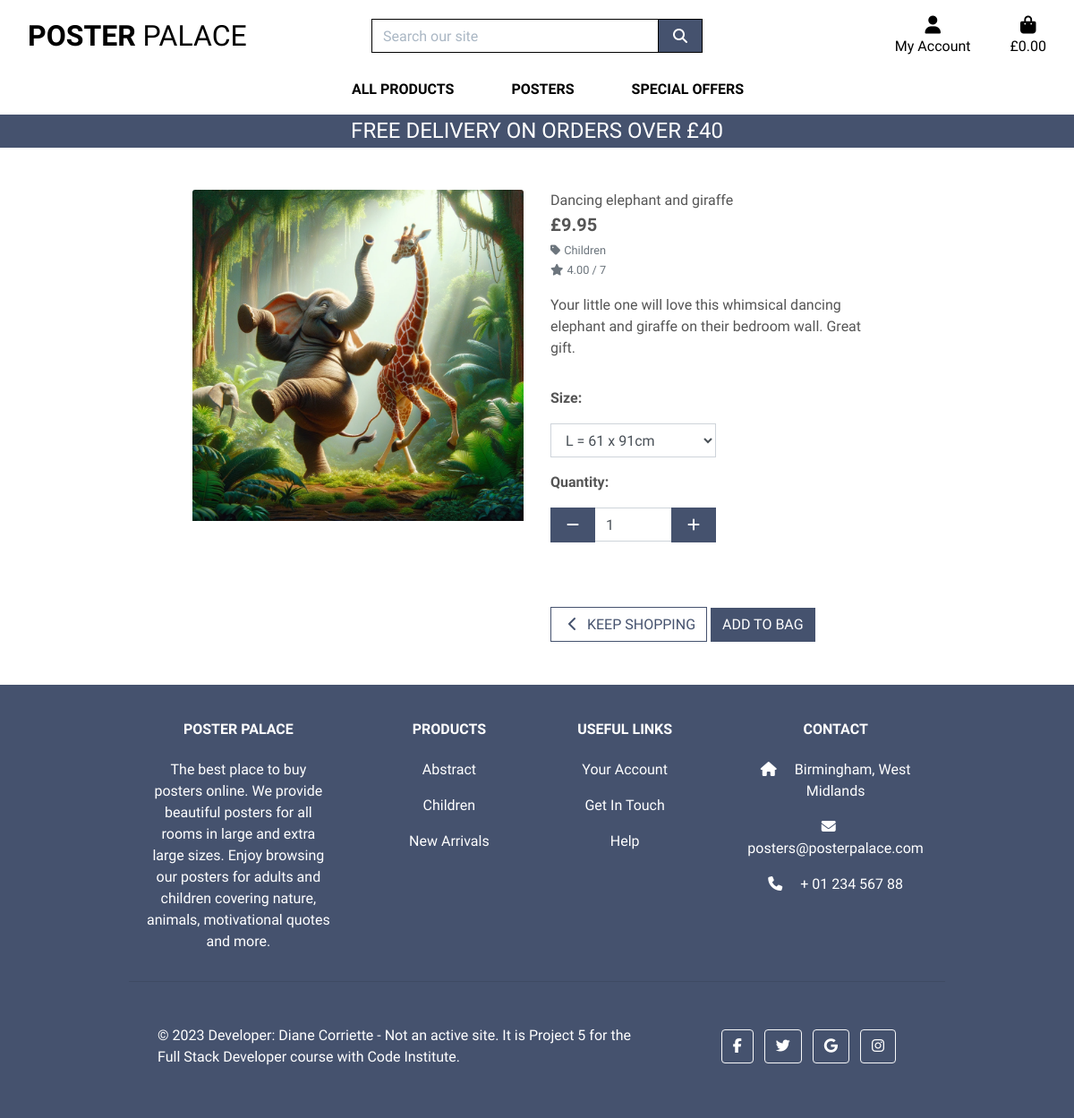
The app's page /products/5/, older data.
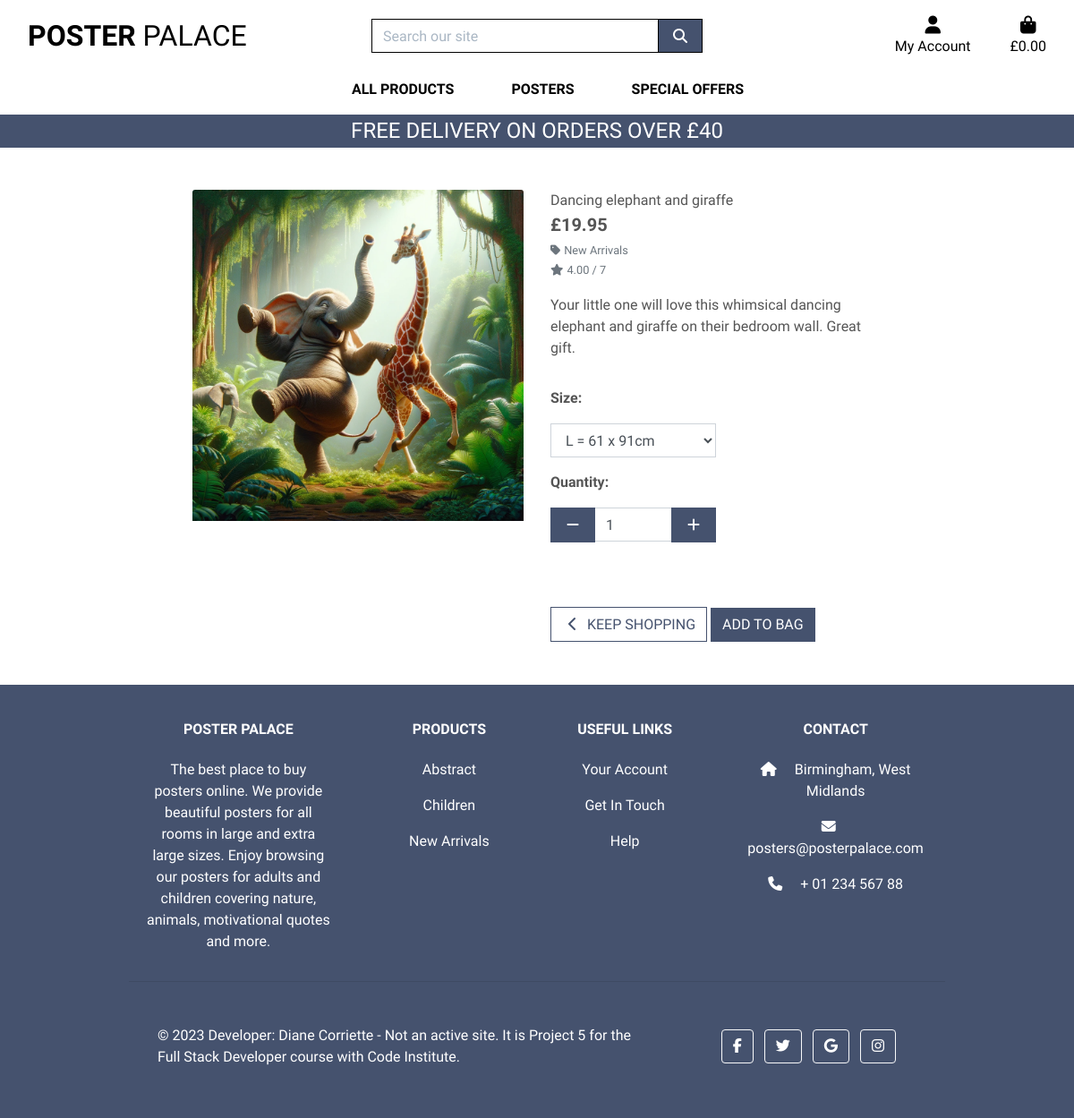
The same page, newer data.
### products/models.py (models this page shows, shortened)
class Product(models.Model):
    sku = models.CharField(max_length=15,
                           default=get_random_string,
                           null=True, blank=True)
    name = models.CharField(max_length=200)
    slug = models.SlugField(max_length=200, unique=True)
    image = models.ImageField(null=True, blank=True)
    description = models.TextField(blank=True)
    sizes = models.BooleanField(default=False, null=True, blank=True)
    price = models.DecimalField(default=9.95, max_digits=8, decimal_places=2)
    category = models.ForeignKey('Category', null=True,
                                 blank=True, on_delete=models.SET_NULL)
    available = models.BooleanField(default=True)
    rating = models.DecimalField(max_digits=7, decimal_places=2,
                                 null=True, blank=True)
    created = models.DateTimeField(auto_now_add=True)
    updated = models.DateTimeField(auto_now=True)

class Category(models.Model):
    name = models.CharField(max_length=200)
    slug = models.SlugField(max_length=200,
                            unique=True, null=True, blank=True)
    friendly_name = models.CharField(max_length=200, null=True, blank=True)
    class Meta:
        ordering = ['name']
        verbose_name = 'category'
        verbose_name_plural = 'categories'

### products/views.py (the view)
# urls.py: path('<int:product_id>/', views.product_detail, name='product_detail'),
def product_detail(request, product_id):
    product = get_object_or_404(Product, pk=product_id)
    context = {
        'product': product,
    }
    return render(request, 'products/product_detail.html', context)

### bag/contexts.py (called while the page is built, shortened)
def bag_contents(request):
    bag_items = []
    total = 0
    product_count = 0
    bag = request.session.get('bag', {})
    if total < settings.FREE_DELIVERY_THRESHOLD:
        delivery = total * Decimal(settings.STANDARD_DELIVERY_PERCENTAGE / 100)
        free_delivery_delta = settings.FREE_DELIVERY_THRESHOLD - total
    else:
        delivery = 0
        free_delivery_delta = 0
    grand_total = delivery + total
    context = {
        'bag_items': bag_items,
        'total': total,
        'product_count': product_count,
        'delivery': delivery,
        'free_delivery_delta': free_delivery_delta,
        'free_delivery_threshold': settings.FREE_DELIVERY_THRESHOLD,
        'grand_total': grand_total,
    }
    return context

### products/templates/products/product_detail.html (shortened to what this page needs)
{% extends "base.html" %}
{% load static %}
{% block page_header %}
    <div class="container header-container">
    </div>
{% endblock %}
{% block content %}
    <div class="overlay"></div>
    <div class="container-fluid">
        <div class="row">
            <div class="col-12 col-md-6 col-lg-4 offset-lg-2">
                <div class="image-container my-5">
                    {% if product.image %}
                        <a href="{{ product.image.url }}" target="_blank">
                            <img class="card-img-top img-fluid" src="{{ product.image.url }}" alt="{{ product.name }}">
                        </a>
                        {% else %}
                        <a href="">
                            <img class="card-img-top img-fluid" src="{{ MEDIA_URL }}noimage.png" alt="{{ product.name }}">
                        </a>
                    {% endif %}
                </div>
            </div>
            <div class="col-12 col-md-6 col-lg-4">
                <div class="product-details-container mb-5 mt-md-5">
                    <p class="mb-0">{{ product.name }}</p>
                    <p class="lead mb-0 text-left font-weight-bold">&#163;{{ product.price }}</p>
                    {% if product.category %}
                    <p class="small mt-1 mb-0">
                        <a class="text-muted" href="{% url 'products' %}?category={{ product.category.name }}">
                            <i class="fas fa-tag mr-1"></i>{{ product.category.friendly_name }}
                        </a>
                    </p>
                    {% endif %}
                    {% if product.rating %}
                        <small class="text-muted"><i class="fas fa-star mr-1"></i>{{ product.rating }} / 7</small>
                    {% else %}
                        <small class="text-muted">No Rating</small>
                    {% endif %}
                    <p class="mt-3">{{ product.description }}</p>
                    <form class="form" action="{% url 'add_to_bag' product.id %}" method="POST">
                        <div class="form-row">
                            {% with product.sizes as s %}
                            {% if s %}
                                <div class="col-12">
                                    <p class="mt-3"><strong>Size:</strong></p>
                                    <select class="form-control rounded-0 w-50" name="product_size" id='id_product_size'>
                                        <option value="L">L = 61 x 91cm</option>
                                    </select>
                                </div>
                            {% endif %}
                            <div class="col-12">
                                <p class="mt-3"><strong>Quantity:</strong></p>
                                <div class="form-group w-50">
                                    <div class="input-group">
                                        <div class="input-group-prepend">
                                            <button class="decrement-qty btn btn-black rounded-0"
                                                data-item_id="{{ product.id }}" id="decrement-qty_{{ product.id }}">
                                                <span class="icon">
                                                    <i class="fas fa-minus"></i>
                                                </span>
                                            </button>
                                        </div>
                                        <input class="form-control qty_input" type="number"
                                            name="quantity" value="1" min="1" max="99"
                                            data-item_id="{{ product.id }}"
                                            id="id_qty_{{ product.id }}">
                                        <div class="input-group-append">
                                            <button class="increment-qty btn btn-black rounded-0"
                                                data-item_id="{{ product.id }}" id="increment-qty_{{ product.id }}">
                                                <span class="icon">
                                                    <i class="fas fa-plus"></i>
                                                </span>
                                            </button>
                                        </div>
                                    </div>
                                </div>
                            </div>
                            <div class="col{% if s %}-12 mt-2{% endif %}">
                                <a href="{% url 'products' %}" class="btn btn-outline-black rounded-0 mt-5">
                                    <span class="icon">
                                        <i class="fas fa-chevron-left"></i>
                                    </span>
                                    <span class="text-uppercase">Keep Shopping</span>
                                </a>
                                <input type="submit" class="btn btn-black rounded-0 text-uppercase mt-5" value="Add to Bag">
                            </div>
                            {% endwith %}
                        </div>
                    </form>
                </div>
            </div>
        </div>
    </div>
{% endblock %}

### templates/base.html (shortened to what this page needs)
{% load static %}
<!doctype html>
<html lang="en">
  <head>
    {% block corecss %}
        <link rel="stylesheet" href="https://stackpath.bootstrapcdn.com/bootstrap/4.4.1/css/bootstrap.min.css">
        <link rel="stylesheet" href="{% static 'css/style.css' %}">
        {% endblock %}
  </head>
  <body>
    <header class="container-fluid fixed-top">
      <div id="topnav" class="row bg-white pt-lg-2 d-none d-lg-flex">
          <div class="col-12 col-lg-4 my-auto py-1 py-lg-0 text-center text-lg-left">
              <a href="{% url 'home' %}" class="nav-link main-logo-link">
                  <h2 class="logo-font text-black my-0"><strong>Poster</strong> Palace</h2>
              </a>
          </div>
          <div class="col-12 col-lg-4 my-auto py-1 py-lg-0">
              <form method="GET" action="{% url 'products' %}">
                  <div class="input-group w-100">
                      <input class="form-control border border-black rounded-0" type="text" name="q" placeholder="Search our site">
                      <div class="input-group-append">
                          <button class="form-control btn btn-black border border-black rounded-0" type="submit">
                              <span class="icon">
                                  <i class="fas fa-search"></i>
                              </span>
                          </button>
                      </div>
                  </div>
              </form>
          </div>
          <div class="col-12 col-lg-4 my-auto py-1 py-lg-0">
            <ul class="list-inline list-unstyled text-center text-lg-right my-0">
                <li class="list-inline-item dropdown">
                    <a class="text-black nav-link" href="#" id="user-options" data-toggle="dropdown" aria-haspopup="true" aria-expanded="false">
                        <div class="text-center">
                            <div><i class="fas fa-user fa-lg"></i></div>
                            <p class="my-0">My Account</p>
                        </div>
                    </a>
                </li>
                  <li class="list-inline-item">
                    <a class="{% if grand_total %}text-info font-weight-bold{% else %}text-black{% endif %} nav-link" href="{% url 'view_bag' %}">
                          <div class="text-center">
                              <div><i class="fas fa-shopping-bag fa-lg"></i></div>
                              <p class="my-0">
                                  {% if grand_total %}
                                  &#163;{{ grand_total|floatformat:2 }}
                                  {% else %}
                                  &#163;0.00
                                  {% endif %}
                              </p>
                          </div>
                      </a>
                  </li>
              </ul>
          </div>
      </div>
      <div class="row bg-white">
        <nav class="navbar navbar-expand-lg navbar-light w-100">
            {% include 'includes/main-nav.html' %}
        </nav>
    </div>
    <div id="delivery-banner" class="row text-center">
        <div class="col text-white" style="background-color: #45526e">
            <h4 class="logo-font my-1">Free delivery on orders over &#163;{{ free_delivery_threshold }}</h4>
        </div>
    </div>
  </header>
{% block page_header %}
{% endblock %}
{% block content %}
{% endblock %}
{% include 'includes/main-footer.html' %}
  </body>
</html>

### templates/includes/main-nav.html (shortened to what this page needs)
<div class="collapse navbar-collapse" id="main-nav">
    <ul class="navbar-nav w-auto mx-auto">
        <li class="nav-item dropdown">
            <a class="logo-font font-weight-bold nav-link text-black mr-5" href="#" id="all-products-link" data-toggle="dropdown" aria-haspopup="true" aria-expanded="false">
                All Products
            </a>
        </li>
        <li class="nav-item dropdown">
            <a class="logo-font font-weight-bold nav-link text-black mr-5" href="#" id="clothing-link" data-toggle="dropdown" aria-haspopup="true" aria-expanded="false">
                Posters
            </a>
        </li>
        <li class="nav-item dropdown">
            <a class="logo-font font-weight-bold nav-link text-black" href="#" id="specials-link" data-toggle="dropdown" aria-haspopup="true" aria-expanded="false">
                Special Offers
            </a>
        </li>
    </ul>
</div>

### templates/includes/main-footer.html (shortened to what this page needs)
    <footer class="text-center text-lg-start text-white sticky-footer" style="background-color: #45526e">
      <div class="container p-4 pb-0">
        <section class="">
          <div class="row">
            <div class="col-md-3 col-lg-3 col-xl-3 mx-auto mt-3">
              <h6 class="text-uppercase mb-4 font-weight-bold">
                Poster Palace
              </h6>
              <p>
                The best place to buy posters online. We provide beautiful posters for all rooms in large and extra large
                sizes. Enjoy browsing our posters for adults and children covering nature, animals, motivational quotes and more.
              </p>
            </div>
            <div class="col-md-2 col-lg-2 col-xl-2 mx-auto mt-3">
              <h6 class="text-uppercase mb-4 font-weight-bold">Products</h6>
              <p>
                <a class="text-white">Abstract</a>
              </p>
              <p>
                <a class="text-white">Children</a>
              </p>
              <p>
                <a class="text-white">New Arrivals</a>
              </p>
            </div>
            <div class="col-md-3 col-lg-2 col-xl-2 mx-auto mt-3">
              <h6 class="text-uppercase mb-4 font-weight-bold">
                Useful links
              </h6>
              <p>
                <a class="text-white">Your Account</a>
              </p>
              <p>
                <a class="text-white">Get In Touch</a>
              </p>
              <p>
                <a class="text-white">Help</a>
              </p>
            </div>
            <div class="col-md-4 col-lg-3 col-xl-3 mx-auto mt-3">
              <h6 class="text-uppercase mb-4 font-weight-bold">Contact</h6>
              <p><i class="fas fa-home mr-3"></i> Birmingham, West Midlands</p>
              <p><i class="fas fa-envelope mr-3"></i> posters@posterpalace.com</p>
              <p><i class="fas fa-phone mr-3"></i> + 01 234 567 88</p>
            </div>
          </div>
        </section>
        <hr class="my-3">
        <section class="p-3 pt-0">
          <div class="row d-flex align-items-center">
            <div class="col-md-7 col-lg-8 text-left text-md-start">
              <div class="p-3">
                © 2023 Developer:
                <a class="text-white" href="https://todiane.dev" target="_blank"
                   >Diane Corriette</a> - Not an active site. It is Project 5 for the Full Stack Developer course with Code Institute.
              </div>
            </div>
            <div class="col-md-5 col-lg-4 ml-lg-0 text-center text-md-end">
              <a
                 class="btn btn-outline-light btn-floating m-1"
                 class="text-white"
                 role="button"
                 ><i class="fab fa-facebook-f"></i
                ></a>
              <a
                 class="btn btn-outline-light btn-floating m-1"
                 class="text-white"
                 role="button"
                 ><i class="fab fa-twitter"></i
                ></a>
              <a
                 class="btn btn-outline-light btn-floating m-1"
                 class="text-white"
                 role="button"
                 ><i class="fab fa-google"></i
                ></a>
              <a
                 class="btn btn-outline-light btn-floating m-1"
                 class="text-white"
                 role="button"
                 ><i class="fab fa-instagram"></i
                ></a>
            </div>
          </div>
        </section>
      </div>
    </footer>

### static/css/style.css (style rules this page uses)
body { color: #555; font-family: 'Mulish', sans-serif; height: 100vh; }
.icon { align-items: center; display: inline-flex; justify-content: center; height: 1.5rem; width: 1.5rem; }
.logo-font { text-transform: uppercase; }
.main-logo-link { width: fit-content; }
.btn-black { background: #45526e; color: white; }
.btn-outline-black { background: white; color: #45526e !important; border: 1px solid #45526e; }
.text-black { color: #000 !important; }
.border-black { border: 1px solid black !important; }
.overlay { height: 100%; width: 100%; top: 0; left: 0; position: fixed; background: white; z-index: -1; }
input[name='q']::placeholder { color: #aab7c4; }
@media (min-width: 1200px) { .container { max-width: 80%; } }
@media (min-width: 992px) { .header-container { padding-top: 164px; } }

Row changes from the older to the newer data that the page shows:
changed Product "Dancing elephant and giraffe": price "9.95" → "19.95"; category.friendly_name "Children" → "New Arrivals"
